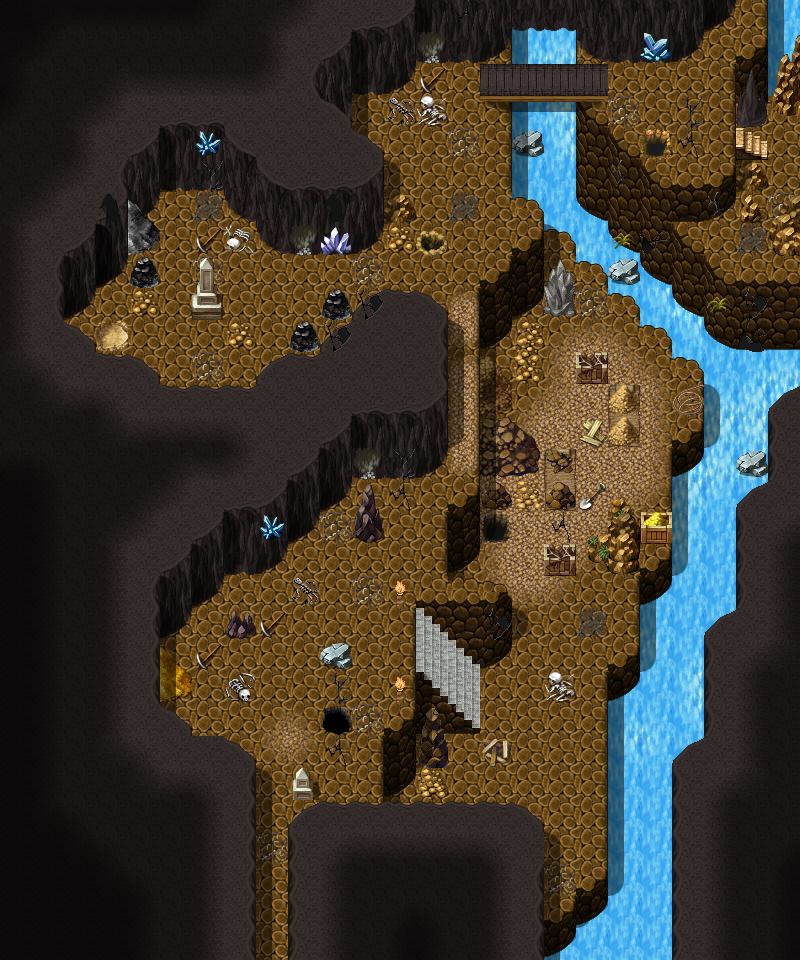

A 2D game scene composited from a Tiled map and its tileset images. What follows is a short description and the map's XML, with each tile layer's data collapsed to a summary:
An orthogonal 25x30 tile map with 32x32 px tiles, 6 tile layers (Ground, Objects, Objects_replace, Above, ...), 1 hidden layer not drawn, 3 tilesets and 32 objects (12x spawn, 5x script, 5x key, 5x replace, 3x mapchange, ...).

<map version="1.0" orientation="orthogonal" width="25" height="30" tilewidth="32" tileheight="32">
    <tileset firstgid="1" name="map_0" tilewidth="32" tileheight="32">
        <image source="../drawable/map_0.png" width="256" height="256" />
    </tileset>
    <tileset firstgid="65" name="map_1" tilewidth="32" tileheight="32">
        <image source="../drawable/map_1.png" width="256" height="256" />
    </tileset>
    <tileset firstgid="129" name="map_2" tilewidth="32" tileheight="32">
        <image source="../drawable/map_2.png" width="256" height="256" />
    </tileset>
    <layer name="Ground" width="25" height="30">
        <data>[750 cells, 744 non-empty, 24 distinct tile ids]</data>
    </layer>
    <layer name="Objects" width="25" height="30">
        <data>[750 cells, 459 non-empty, 105 distinct tile ids]</data>
    </layer>
    <layer name="Objects_replace" width="25" height="30">
        <data>[750 cells, 4 non-empty, 3 distinct tile ids]</data>
    </layer>
    <layer name="Above" width="25" height="30">
        <data>[750 cells, 189 non-empty, 56 distinct tile ids]</data>
    </layer>
    <layer name="Above_replace" width="25" height="30">
        <data>[750 cells, 10 non-empty, 7 distinct tile ids]</data>
    </layer>
    <layer name="Top" width="25" height="30">
        <data>[750 cells, 4 non-empty, 4 distinct tile ids]</data>
    </layer>
    <layer name="Walkable" width="25" height="30" visible="0">
        <data>[750 cells, 544 non-empty, 1 distinct tile ids]</data>
    </layer>
    <objectgroup name="Mapevents" visible="0">
        <object name="exit" type="mapchange" x="256" y="928" width="32" height="32">
            <properties>
                <property name="map" value="arulirmountain1" />
                <property name="place" value="cave" />
            </properties>
        </object>
        <object name="east" type="mapchange" x="768" y="128" width="32" height="64">
            <properties>
                <property name="map" value="arulircave3" />
                <property name="place" value="west" />
            </properties>
        </object>
        <object name="north" type="mapchange" x="736" y="0" width="32" height="32">
            <properties>
                <property name="map" value="arulircave2" />
                <property name="place" value="south" />
            </properties>
        </object>
        <object name="arulircave_trap01" type="script" x="320" y="704" width="32" height="32">
            <properties>
                <property name="when" value="enter" />
            </properties>
        </object>
        <object name="arulircave_trap02" type="script" x="320" y="288" width="32" height="32">
            <properties>
                <property name="when" value="enter" />
            </properties>
        </object>
        <object name="arulircave_trap03" type="script" x="288" y="320" width="32" height="32">
            <properties>
                <property name="when" value="enter" />
            </properties>
        </object>
        <object name="arulircave_trap04" type="script" x="640" y="128" width="32" height="32">
            <properties>
                <property name="when" value="enter" />
            </properties>
        </object>
        <object name="arulircave_trap05" type="script" x="128" y="256" width="32" height="32">
            <properties>
                <property name="when" value="enter" />
            </properties>
        </object>
        <object name="arulircave1_loot1" type="container" x="640" y="512" width="32" height="32" />
        <object name="arulircave1_loot2" type="container" x="576" y="352" width="32" height="32" />
    </objectgroup>
    <objectgroup name="Spawn">
        <object name="arulir_2" type="spawn" x="192" y="576" width="224" height="192">
            <properties>
                <property name="quantity" value="2" />
                <property name="spawngroup" value="arulir_2" />
            </properties>
        </object>
        <object name="arulir_2" type="spawn" x="256" y="832" width="32" height="32">
            <properties>
                <property name="spawngroup" value="arulir_2" />
            </properties>
        </object>
        <object name="arulir_2" type="spawn" x="480" y="320" width="192" height="576">
            <properties>
                <property name="quantity" value="5" />
                <property name="spawngroup" value="arulir_2" />
            </properties>
        </object>
        <object name="gornaud_4" type="spawn" x="160" y="256" width="96" height="96">
            <properties>
                <property name="spawngroup" value="gornaud_4" />
            </properties>
        </object>
        <object name="arulir_2" type="spawn" x="96" y="192" width="288" height="192">
            <properties>
                <property name="quantity" value="2" />
                <property name="spawngroup" value="arulir_2" />
            </properties>
        </object>
        <object name="gornaud_4" type="spawn" x="576" y="64" width="96" height="32">
            <properties>
                <property name="spawngroup" value="gornaud_4" />
            </properties>
        </object>
        <object name="arulir_2" type="spawn" x="512" y="64" width="64" height="32">
            <properties>
                <property name="spawngroup" value="arulir_2" />
            </properties>
        </object>
        <object name="arulir_2" type="spawn" x="288" y="480" width="128" height="192">
            <properties>
                <property name="quantity" value="2" />
                <property name="spawngroup" value="arulir_2" />
            </properties>
        </object>
        <object name="arulir_2" type="spawn" x="448" y="416" width="32" height="96">
            <properties>
                <property name="spawngroup" value="arulir_2" />
            </properties>
        </object>
        <object name="arulir_2" type="spawn" x="448" y="352" width="32" height="32">
            <properties>
                <property name="spawngroup" value="arulir_2" />
            </properties>
        </object>
        <object name="arulir_2" type="spawn" x="416" y="96" width="96" height="224">
            <properties>
                <property name="quantity" value="2" />
                <property name="spawngroup" value="arulir_2" />
            </properties>
        </object>
        <object name="arulir_2" type="spawn" x="640" y="64" width="96" height="128">
            <properties>
                <property name="spawngroup" value="arulir_2" />
            </properties>
        </object>
    </objectgroup>
    <objectgroup name="Keys" visible="0">
        <object name="arulircave_trap:01" type="key" x="320" y="704" width="32" height="32">
            <properties>
                <property name="phrase" value="do_nothing_but_leave" />
                <property name="requireId" value="arulircave_trap" />
                <property name="requireNegation" value="true" />
                <property name="requireType" value="questProgress" />
                <property name="requireValue" value="1" />
            </properties>
        </object>
        <object name="arulircave_trap:02" type="key" x="320" y="288" width="32" height="32">
            <properties>
                <property name="phrase" value="do_nothing_but_leave" />
                <property name="requireId" value="arulircave_trap" />
                <property name="requireNegation" value="true" />
                <property name="requireType" value="questProgress" />
                <property name="requireValue" value="2" />
            </properties>
        </object>
        </objectgroup>
    <objectgroup name="Replace" visible="0">
        <!-- 5 objects omitted --></objectgroup>
</map>
<!-- 8 of 32 objects omitted -->
